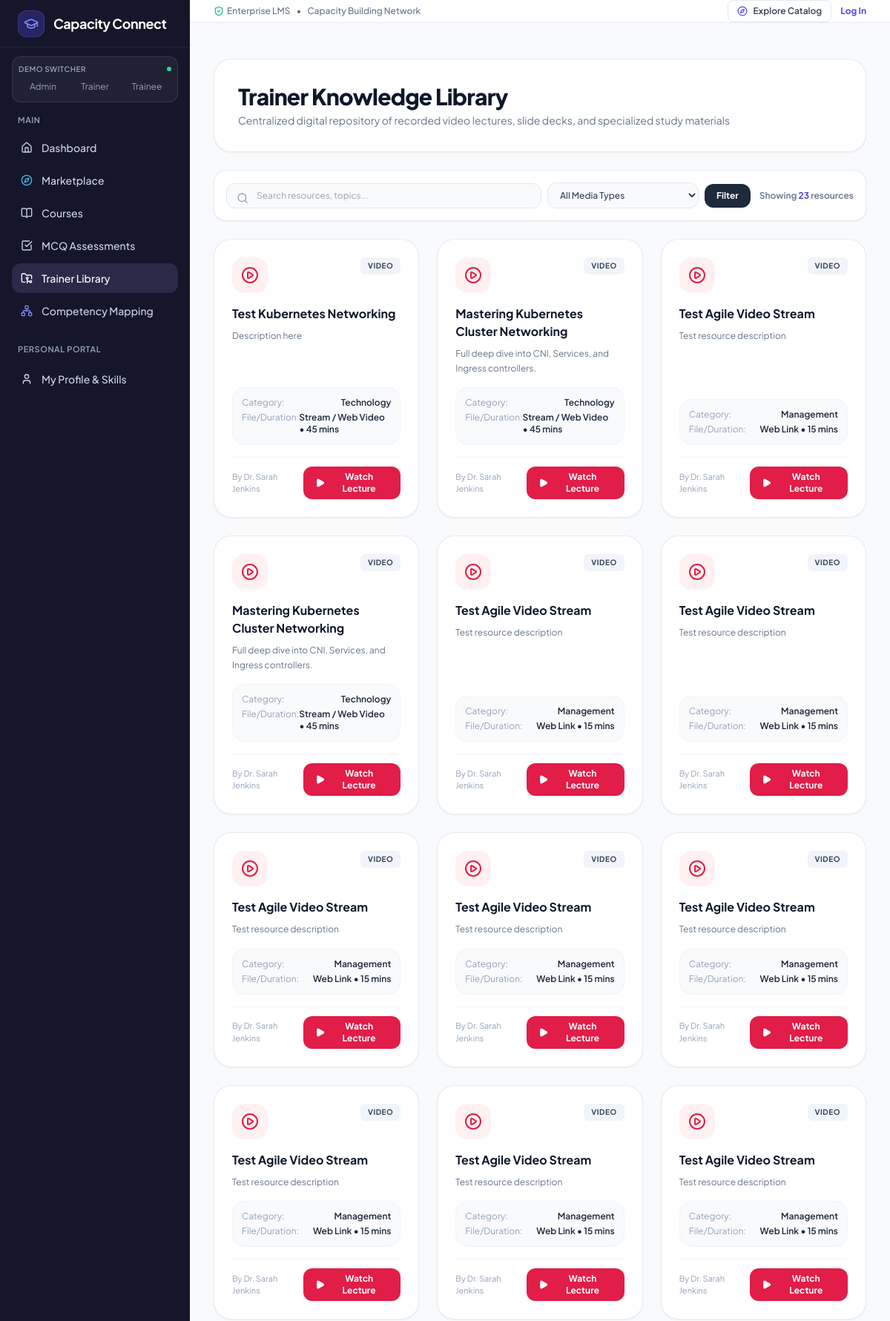
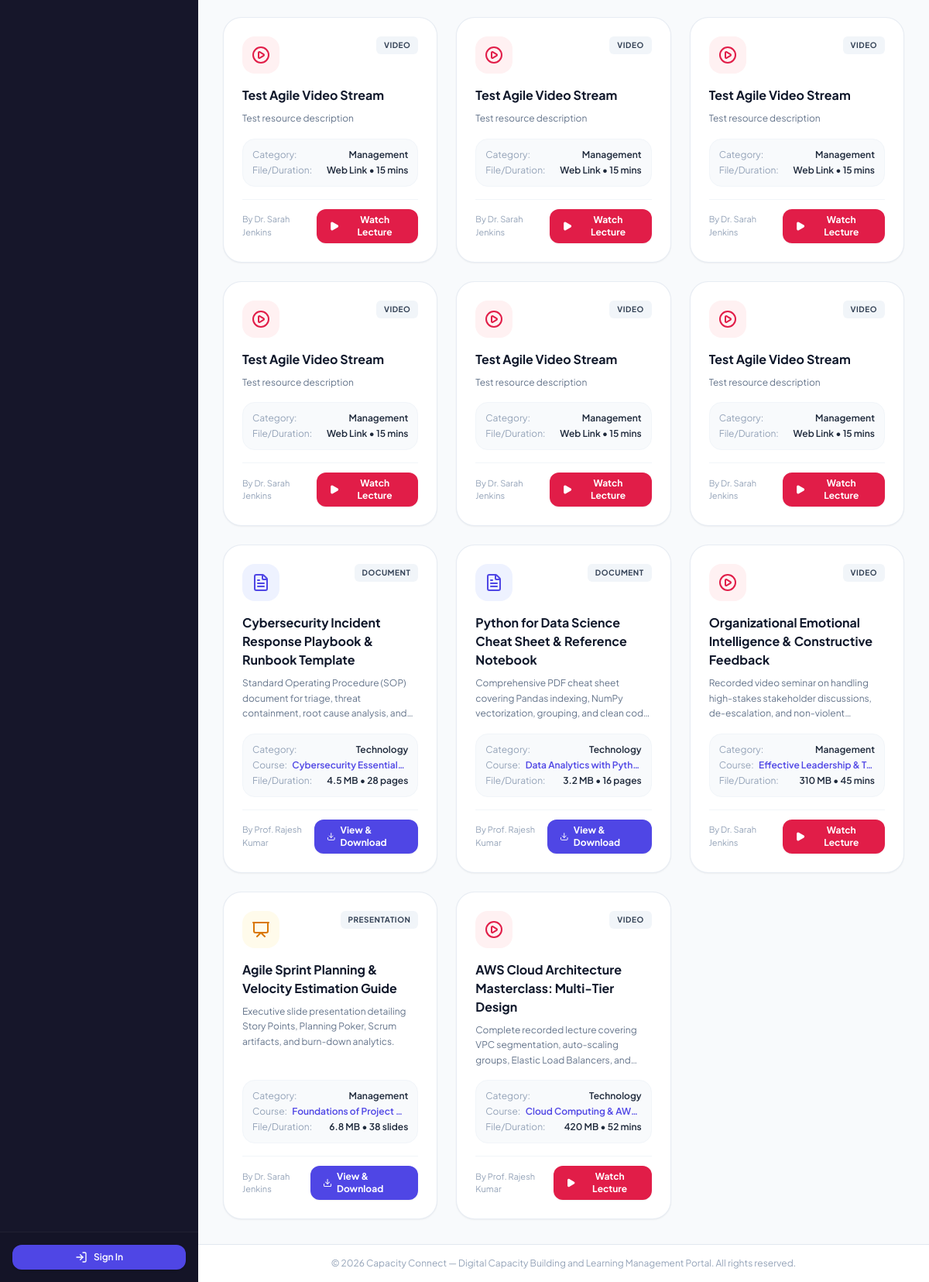
The page /library on the database its author committed (2 pictures, top to bottom).
### models.py (models this page shows, shortened)
class Resource(db.Model):
    __tablename__ = 'resources'
    id = db.Column(db.Integer, primary_key=True)
    title = db.Column(db.String(200), nullable=False)
    description = db.Column(db.Text, default='')
    resource_type = db.Column(db.String(50), default='presentation')  # video, presentation, document, link
    file_or_url = db.Column(db.String(500), nullable=False)
    category = db.Column(db.String(100), default='General')
    course_id = db.Column(db.Integer, db.ForeignKey('courses.id'), nullable=True)
    trainer_id = db.Column(db.Integer, db.ForeignKey('users.id'), nullable=False)
    file_size = db.Column(db.String(50), default='2.4 MB')
    duration = db.Column(db.String(50), default='45 mins')
    created_at = db.Column(db.DateTime, default=utcnow)

class User(db.Model):
    __tablename__ = 'users'
    id = db.Column(db.Integer, primary_key=True)
    name = db.Column(db.String(120), nullable=False)
    email = db.Column(db.String(120), unique=True, nullable=False, index=True)
    password_hash = db.Column(db.String(255), nullable=False)
    role = db.Column(db.String(20), default='trainee', nullable=False)  # 'trainee', 'trainer', 'admin'
    status = db.Column(db.String(20), default='pending', nullable=False)  # 'approved', 'pending', 'rejected'
    job_title = db.Column(db.String(120), default='Professional')
    avatar = db.Column(db.String(255), default='')
    created_at = db.Column(db.DateTime, default=utcnow)
    profile = db.relationship('Profile', backref='user', uselist=False, cascade="all, delete-orphan")
    enrollments = db.relationship('Enrollment', backref='user', lazy='dynamic', cascade="all, delete-orphan")
    submissions = db.relationship('Submission', backref='user', lazy='dynamic', cascade="all, delete-orphan")
    certificates = db.relationship('Certificate', backref='user', lazy='dynamic', cascade="all, delete-orphan")
    resources = db.relationship('Resource', backref='trainer', lazy='dynamic')
    taught_courses = db.relationship('Course', backref='trainer', lazy='dynamic')
    feedbacks = db.relationship('Feedback', backref='user', lazy='dynamic')
    competencies = db.relationship('Competency', backref='trainer', lazy='dynamic')

class Course(db.Model):
    __tablename__ = 'courses'
    id = db.Column(db.Integer, primary_key=True)
    code = db.Column(db.String(50), unique=True, nullable=False)
    title = db.Column(db.String(200), nullable=False)
    description = db.Column(db.Text, nullable=False)
    category = db.Column(db.String(100), default='General')  # Management, Technology, Data Analytics, etc.
    level = db.Column(db.String(50), default='Beginner')     # Beginner, Intermediate, Advanced
    duration = db.Column(db.String(50), default='4 Weeks')
    thumbnail_url = db.Column(db.String(255), default='')
    syllabus = db.Column(db.Text, default='')
    is_featured = db.Column(db.Boolean, default=False)
    trainer_id = db.Column(db.Integer, db.ForeignKey('users.id'), nullable=True)
    created_at = db.Column(db.DateTime, default=utcnow)
    enrollments = db.relationship('Enrollment', backref='course', lazy='dynamic', cascade="all, delete-orphan")
    assessments = db.relationship('Assessment', backref='course', lazy='dynamic', cascade="all, delete-orphan")
    resources = db.relationship('Resource', backref='course', lazy='dynamic')
    feedbacks = db.relationship('Feedback', backref='course', lazy='dynamic', cascade="all, delete-orphan")

### routes/library.py (the view)
@library_bp.route('')
def index():
    rtype = request.args.get('type', '').strip()
    search = request.args.get('search', '').strip()
    query = Resource.query
    if rtype and rtype != 'all':
        query = query.filter_by(resource_type=rtype)
    if search:
        query = query.filter((Resource.title.ilike(f"%{search}%")) | (Resource.description.ilike(f"%{search}%")))
    resources = query.order_by(Resource.created_at.desc()).all()
    courses = Course.query.all()
    return render_template('library/index.html',
                           resources=resources,
                           courses=courses,
                           selected_type=rtype,
                           search=search)

### templates/library/index.html (shortened to what this page needs)
{% extends "base.html" %}
{% block content %}
<div class="max-w-7xl mx-auto space-y-6">
  <div class="bg-white rounded-3xl p-6 md:p-8 border border-slate-200/80 shadow-sm flex flex-col md:flex-row items-start md:items-center justify-between gap-4">
    <div>
      <h1 class="text-2xl md:text-3xl font-extrabold text-slate-900 tracking-tight">Trainer Knowledge Library</h1>
      <p class="text-xs md:text-sm text-slate-500 mt-1">Centralized digital repository of recorded video lectures, slide decks, and specialized study materials</p>
    </div>
  </div>
  <div class="bg-white rounded-2xl p-4 border border-slate-200/80 shadow-sm flex flex-wrap items-center justify-between gap-3">
    <form method="GET" action="{{ url_for('library.index') }}" class="flex flex-wrap items-center gap-2 flex-1 min-w-[280px]">
      <div class="relative flex-1 min-w-[200px]">
        <i data-lucide="search" class="w-4 h-4 text-slate-400 absolute left-3.5 top-3"></i>
        <input type="text" name="search" value="{{ search }}" placeholder="Search resources, topics..." class="w-full pl-10 pr-4 py-2 bg-slate-50 border border-slate-200 rounded-xl text-xs focus:outline-none focus:ring-2 focus:ring-indigo-500">
      </div>
      <select name="type" onchange="this.form.submit()" class="px-3 py-2 bg-slate-50 border border-slate-200 rounded-xl text-xs font-medium text-slate-700 focus:outline-none">
        <option value="all">All Media Types</option>
      </select>
      <button type="submit" class="px-4 py-2 bg-slate-800 hover:bg-slate-900 text-white rounded-xl text-xs font-bold transition">
        Filter
      </button>
    </form>
    <div class="text-xs font-semibold text-slate-500">
      Showing <span class="text-indigo-600 font-bold">{{ resources|length }}</span> resources
    </div>
  </div>
  <div class="grid grid-cols-1 md:grid-cols-2 lg:grid-cols-3 gap-6">
    {% for res in resources %}
      <div class="bg-white rounded-3xl p-6 border border-slate-200/80 shadow-sm hover:border-indigo-200 hover:shadow-md transition flex flex-col group">
        <div class="flex items-start justify-between gap-3 mb-4">
          <div class="w-12 h-12 rounded-2xl flex items-center justify-center flex-shrink-0
            {% if res.resource_type == 'video' %}bg-rose-50 text-rose-600
            {% elif res.resource_type == 'presentation' %}bg-amber-50 text-amber-600
            {% else %}bg-indigo-50 text-indigo-600{% endif %}">
            <i data-lucide="{% if res.resource_type == 'video' %}play-circle{% elif res.resource_type == 'presentation' %}presentation{% else %}file-text{% endif %}" class="w-6 h-6"></i>
          </div>
          <span class="text-[10px] font-bold uppercase tracking-wider px-2.5 py-1 rounded-md bg-slate-100 text-slate-700">
            {{ res.resource_type }}
          </span>
        </div>
        <h3 class="font-bold text-slate-900 text-base mb-2 group-hover:text-indigo-600 transition">{{ res.title }}</h3>
        <p class="text-xs text-slate-500 leading-relaxed line-clamp-3 mb-4 flex-1">
          {{ res.description or 'Specialized learning material curated for capacity building.' }}
        </p>
        <div class="bg-slate-50 rounded-2xl p-3 border border-slate-100 text-xs mb-4 space-y-1">
          <div class="flex justify-between text-slate-600">
            <span class="text-slate-400">Category:</span>
            <span class="font-semibold text-slate-800">{{ res.category }}</span>
          </div>
          {% if res.course %}
            <div class="flex justify-between text-slate-600">
              <span class="text-slate-400">Course:</span>
              <span class="font-semibold text-indigo-600 truncate max-w-[150px]">{{ res.course.title }}</span>
            </div>
          {% endif %}
          <div class="flex justify-between text-slate-600">
            <span class="text-slate-400">File/Duration:</span>
            <span class="font-semibold text-slate-800">{{ res.file_size }} &bull; {{ res.duration }}</span>
          </div>
        </div>
        <div class="pt-3 border-t border-slate-100 flex items-center justify-between mt-auto">
          <span class="text-[11px] text-slate-400">By {{ res.trainer.name if res.trainer else 'Trainer Team' }}</span>
          {% if res.resource_type == 'video' %}
            <button onclick="playVideoModal('{{ res.file_or_url }}', '{{ res.title|replace('\'', '\\\'') }}')" class="px-4 py-1.5 bg-rose-600 hover:bg-rose-700 text-white font-bold rounded-xl text-xs shadow-sm transition flex items-center gap-1.5">
              <i data-lucide="play" class="w-3.5 h-3.5 fill-current"></i>
              <span>Watch Lecture</span>
            </button>
          {% else %}
            <a href="{{ res.file_or_url }}" target="_blank" class="px-4 py-1.5 bg-indigo-600 hover:bg-indigo-700 text-white font-bold rounded-xl text-xs shadow-sm transition flex items-center gap-1.5">
              <i data-lucide="download" class="w-3.5 h-3.5"></i>
              <span>View & Download</span>
            </a>
          {% endif %}
        </div>
      </div>
    {% endfor %}
  </div>
</div>
{% endblock %}

### templates/base.html (style rules this page uses)
body { font-family: 'Plus Jakarta Sans', sans-serif; }

### rows shown on the page
Resource: resource_type "VIDEO", title "Test Kubernetes Networking", description "Description here", category "Technology", file_size "Stream / Web Video", duration "45 mins", trainer "Dr. Sarah Jenkins"
Resource: resource_type "VIDEO", title "Mastering Kubernetes Cluster Networking", description "Full deep dive into CNI, Services, and Ingress controllers.", category "Technology", file_size "Stream / Web Video", duration "45 mins", trainer "Dr. Sarah Jenkins"
Resource: resource_type "VIDEO", title "Test Agile Video Stream", description "Test resource description", category "Management", file_size "Web Link", duration "15 mins", trainer "Dr. Sarah Jenkins"
Resource: resource_type "VIDEO", title "Mastering Kubernetes Cluster Networking", description "Full deep dive into CNI, Services, and Ingress controllers.", category "Technology", file_size "Stream / Web Video", duration "45 mins", trainer "Dr. Sarah Jenkins"
Resource: resource_type "VIDEO", title "Test Agile Video Stream", description "Test resource description", category "Management", file_size "Web Link", duration "15 mins", trainer "Dr. Sarah Jenkins"
Resource: resource_type "VIDEO", title "Test Agile Video Stream", description "Test resource description", category "Management", file_size "Web Link", duration "15 mins", trainer "Dr. Sarah Jenkins"
Resource: resource_type "VIDEO", title "Test Agile Video Stream", description "Test resource description", category "Management", file_size "Web Link", duration "15 mins", trainer "Dr. Sarah Jenkins"
Resource: resource_type "VIDEO", title "Test Agile Video Stream", description "Test resource description", category "Management", file_size "Web Link", duration "15 mins", trainer "Dr. Sarah Jenkins"
Resource: resource_type "VIDEO", title "Test Agile Video Stream", description "Test resource description", category "Management", file_size "Web Link", duration "15 mins", trainer "Dr. Sarah Jenkins"
Resource: resource_type "VIDEO", title "Test Agile Video Stream", description "Test resource description", category "Management", file_size "Web Link", duration "15 mins", trainer "Dr. Sarah Jenkins"
Resource: resource_type "VIDEO", title "Test Agile Video Stream", description "Test resource description", category "Management", file_size "Web Link", duration "15 mins", trainer "Dr. Sarah Jenkins"
Resource: resource_type "VIDEO", title "Test Agile Video Stream", description "Test resource description", category "Management", file_size "Web Link", duration "15 mins", trainer "Dr. Sarah Jenkins"
Resource: resource_type "VIDEO", title "Test Agile Video Stream", description "Test resource description", category "Management", file_size "Web Link", duration "15 mins", trainer "Dr. Sarah Jenkins"
Resource: resource_type "VIDEO", title "Test Agile Video Stream", description "Test resource description", category "Management", file_size "Web Link", duration "15 mins", trainer "Dr. Sarah Jenkins"
Resource: resource_type "VIDEO", title "Test Agile Video Stream", description "Test resource description", category "Management", file_size "Web Link", duration "15 mins", trainer "Dr. Sarah Jenkins"
Resource: resource_type "VIDEO", title "Test Agile Video Stream", description "Test resource description", category "Management", file_size "Web Link", duration "15 mins", trainer "Dr. Sarah Jenkins"
Resource: resource_type "VIDEO", title "Test Agile Video Stream", description "Test resource description", category "Management", file_size "Web Link", duration "15 mins", trainer "Dr. Sarah Jenkins"
Resource: resource_type "VIDEO", title "Test Agile Video Stream", description "Test resource description", category "Management", file_size "Web Link", duration "15 mins", trainer "Dr. Sarah Jenkins"
Resource: resource_type "DOCUMENT", title "Cybersecurity Incident Response Playbook & Runbook Template", description "Standard Operating Procedure (SOP) document for triage, threat containment, root cause analysis,…", category "Technology", course "Cybersecurity Essential…", file_size "4.5 MB", duration "28 pages", trainer "Prof. Rajesh Kumar"
Resource: resource_type "DOCUMENT", title "Python for Data Science Cheat Sheet & Reference Notebook", description "Comprehensive PDF cheat sheet covering Pandas indexing, NumPy vectorization, grouping, and clean…", category "Technology", course "Data Analytics with Pyth…", file_size "3.2 MB", duration "16 pages", trainer "Prof. Rajesh Kumar"
Resource: resource_type "VIDEO", title "Organizational Emotional Intelligence & Constructive Feedback", description "Recorded video seminar on handling high-stakes stakeholder discussions, de-escalation, and…", category "Management", course "Effective Leadership & T…", file_size "310 MB", duration "45 mins", trainer "Dr. Sarah Jenkins"
Resource: resource_type "PRESENTATION", title "Agile Sprint Planning & Velocity Estimation Guide", description "Executive slide presentation detailing Story Points, Planning Poker, Scrum artifacts, and burn-down analytics.", category "Management", course "Foundations of Project…", file_size "6.8 MB", duration "38 slides", trainer "Dr. Sarah Jenkins"
Resource: resource_type "VIDEO", title "AWS Cloud Architecture Masterclass: Multi-Tier Design", description "Complete recorded lecture covering VPC segmentation, auto-scaling groups, Elastic Load Balancers,…", category "Technology", course "Cloud Computing & AW…", file_size "420 MB", duration "52 mins", trainer "Prof. Rajesh Kumar"

### other values the page prints
{{ resources|length }} "23"
